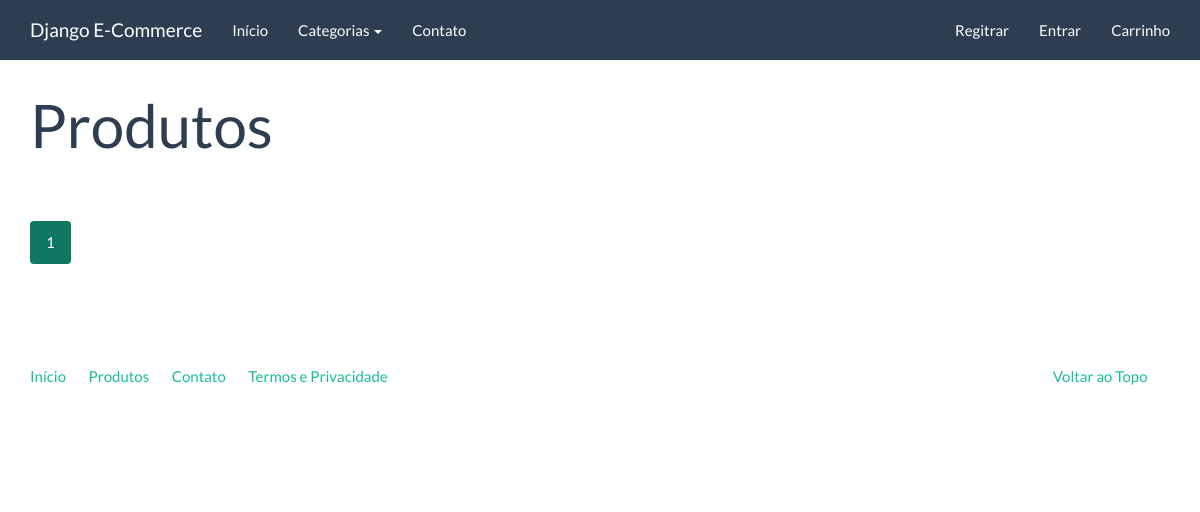
The page /produtos/ on the database as committed earlier.
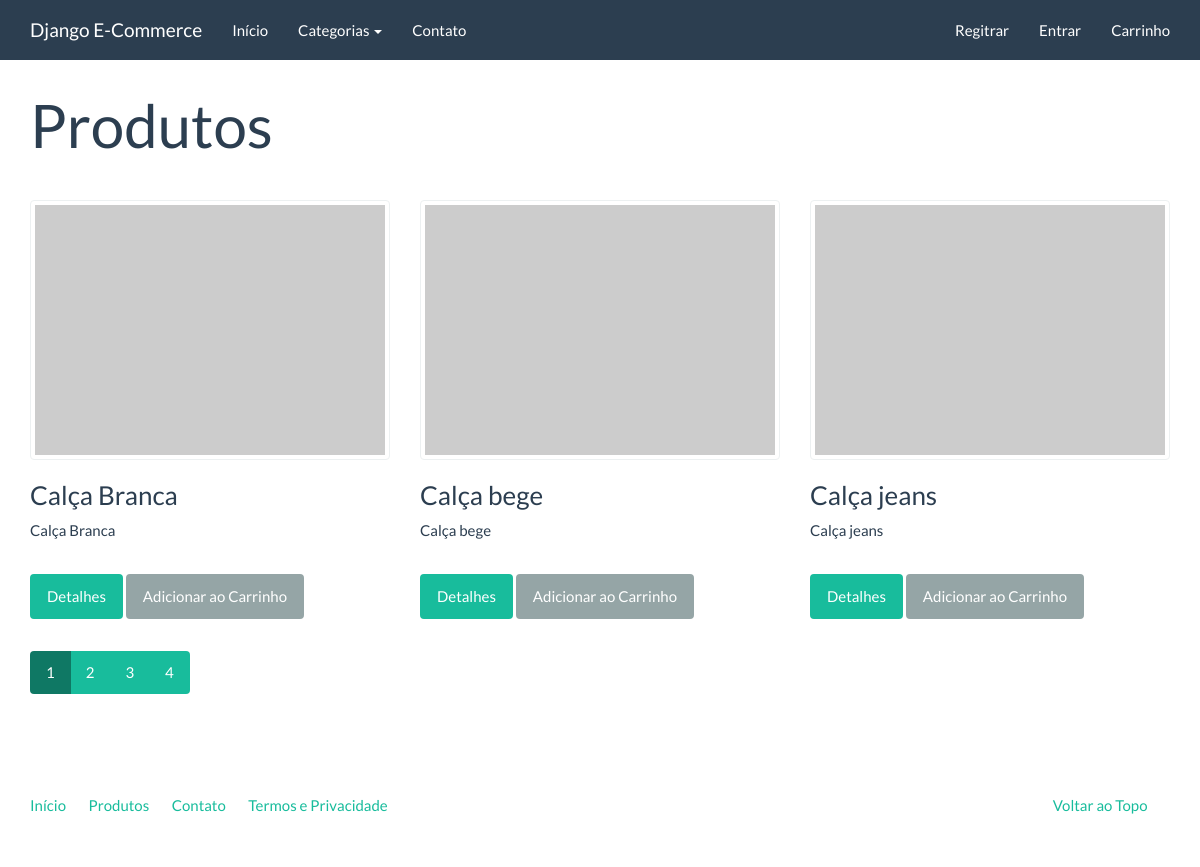
The same page on the database as committed later.
### catalog/models.py (models this page shows)
class Product(models.Model):
    name = models.CharField("Nome", max_length=100)
    slug = models.SlugField('Identificador', max_length=100)
    category = models.ForeignKey('catalog.Category', related_name='Categoria', verbose_name="Categoria", on_delete=models.CASCADE, null=True, blank=False)
    description = models.TextField('Descrição', blank=True, max_length=85)
    price = models.DecimalField("Preço", decimal_places=2, max_digits=8)
    created = models.DateTimeField('Criado em', auto_now_add=True)
    modified = models.DateTimeField('Modificado em', auto_now=True)
    class Meta:
        verbose_name = 'Produto'
        verbose_name_plural = "Produtos"
        ordering = ['name']
    def __str__(self):
        return self.name
    def get_absolute_url(self):
        return reverse('catalog:product', kwargs={'slug': self.slug})

### catalog/views.py (the view)
class ProductListView(generic.ListView):
    model = Product
    template_name = "catalog/product_list.html"
    context_object_name = 'product_list'
    paginate_by = 3

### catalog/context_processors.py (called while the page is built)
def categories(request):
    return {
        'categories': Category.objects.all()
    }

### catalog/models.py (called while the page is built)
    def __str__(self):
        return self.name

    def get_absolute_url(self):
        return reverse('catalog:category', kwargs={'slug': self.slug})

### core/templatetags/pagination.py (called while the page is built)
@register.inclusion_tag('pagination.html')
def pagination(request, paginator, page_obj):
    context = {}
    context['paginator'] = paginator
    context['request'] = request
    context['page_obj'] = page_obj
    getvars = request.GET.copy()
    if 'page' in getvars:
        del getvars['page']
    if len(getvars) > 0:
        context['getvars'] = f'&{getvars.urlencode()}'
    else:
        context['getvars'] = ''
    return context

### catalog/templates/catalog/product_list.html (shortened to what this page needs)
{% extends "base.html" %}
{% load pagination %}
{% block container %}
<div class="page-header">
    <h1>Produtos</h1>
</div>
<div class="row">
    {% for product in product_list %}
    {% include 'catalog/_product.html' %}
    {% endfor %}
</div>
{% pagination request paginator page_obj %}
{% endblock %}

### catalog/templates/catalog/_product.html
<div class="col-sm-6 col-md-4">
        <a class='thumbnail' href="{{ product.get_absolute_url }}">
            <img src="http://placehold.it/350x250" alt="" />
        </a>
        <div class="caption">
            <h3>{{ product }}</h3>
            {{ product.description|linebreaks }}
            <p><a href="{{ product.get_absolute_url }}" class="btn btn-success" role="button">Detalhes</a> <a href="{% url 'checkout:create_cart_item' product.slug %}" class="btn btn-default" role="button">Adicionar ao Carrinho</a></p>
        </div>
</div>

Rows that differ between the two databases and show on the page:
added Product: name "Calça Branca", description "Calça Branca"
added Product: name "Calça bege", description "Calça bege"
added Product: name "Calça jeans", description "Calça jeans"
Other text that changed with them:
new list line: "2"
new list line: "3"
new list line: "4"
